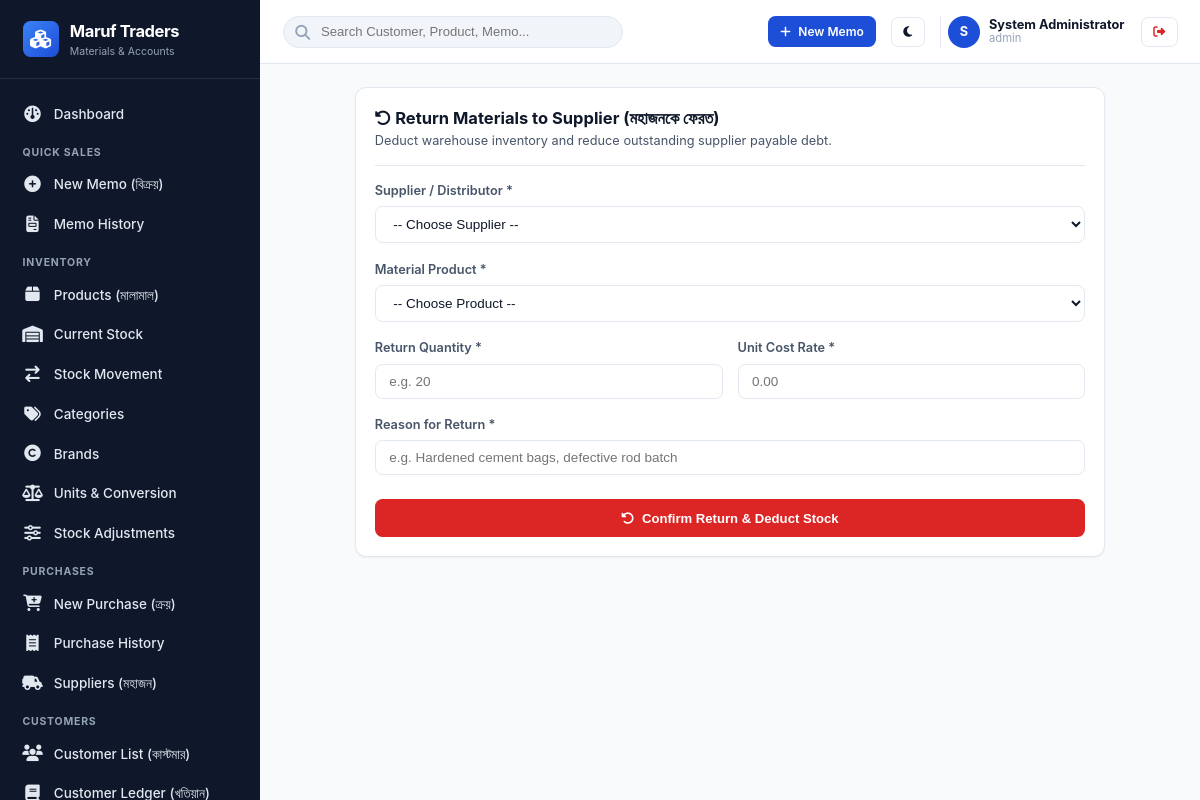
Screenshot of /modules/purchases/purchase-returns.php (signed in) with the database file from the repository.
### tables this page shows
CREATE TABLE `shops` (
  `id` int(10) unsigned NOT NULL AUTO_INCREMENT,
  `shop_code` varchar(30) NOT NULL,
  `name` varchar(150) NOT NULL,
  `proprietor` varchar(100) DEFAULT NULL,
  `address` text NOT NULL,
  `phone` varchar(30) NOT NULL,
  `alt_phone` varchar(30) DEFAULT NULL,
  `email` varchar(100) DEFAULT NULL,
  `website` varchar(150) DEFAULT NULL,
  `invoice_prefix` varchar(10) NOT NULL DEFAULT 'MT',
  `currency_symbol` varchar(10) NOT NULL DEFAULT '৳',
  `currency_code` varchar(10) NOT NULL DEFAULT 'BDT',
  `currency_position` enum('before','after') NOT NULL DEFAULT 'before',
  `date_format` varchar(20) NOT NULL DEFAULT 'd-m-Y',
  `invoice_footer_shop` text DEFAULT NULL,
  `invoice_footer_customer` text DEFAULT NULL,
  `logo_url` varchar(255) DEFAULT NULL,
  `is_active` tinyint(1) NOT NULL DEFAULT 1,
  `created_at` timestamp NOT NULL DEFAULT current_timestamp(),
  `updated_at` timestamp NOT NULL DEFAULT current_timestamp() ON UPDATE current_timestamp(),
  PRIMARY KEY (`id`),
  UNIQUE KEY `shop_code` (`shop_code`)
);

CREATE TABLE `users` (
  `id` int(10) unsigned NOT NULL AUTO_INCREMENT,
  `shop_id` int(10) unsigned NOT NULL,
  `username` varchar(50) NOT NULL,
  `email` varchar(100) DEFAULT NULL,
  `password_hash` varchar(255) NOT NULL,
  `full_name` varchar(100) NOT NULL,
  `phone` varchar(30) DEFAULT NULL,
  `status` enum('active','inactive','suspended') NOT NULL DEFAULT 'active',
  `theme_preference` enum('light','dark','system') NOT NULL DEFAULT 'system',
  `last_login_at` datetime DEFAULT NULL,
  `last_login_ip` varchar(45) DEFAULT NULL,
  `created_at` timestamp NOT NULL DEFAULT current_timestamp(),
  `updated_at` timestamp NOT NULL DEFAULT current_timestamp() ON UPDATE current_timestamp(),
  PRIMARY KEY (`id`),
  UNIQUE KEY `username` (`username`),
  KEY `fk_users_shop` (`shop_id`),
  CONSTRAINT `fk_users_shop` FOREIGN KEY (`shop_id`) REFERENCES `shops` (`id`) ON DELETE CASCADE
);

### includes/helpers/functions.php (called while the page is built, shortened)
<?php
function e(?string $string): string
{
    return htmlspecialchars((string)($string ?? ''), ENT_QUOTES | ENT_SUBSTITUTE, 'UTF-8');
}
function getShop(int $shopId = 1): array
{
    static $shop = null;
    if ($shop !== null) {
        return $shop;
    }
    try {
        $pdo = Database::getConnection();
        $stmt = $pdo->prepare("SELECT * FROM shops WHERE id = :id AND is_active = 1 LIMIT 1");
        $stmt->execute(['id' => $shopId]);
        $shop = $stmt->fetch() ?: [
            'id' => 1,
            'name' => 'Construction Materials Supply',
            'shop_code' => 'SHOP001',
            'proprietor' => 'Proprietor',
            'address' => 'Shop Address',
            'phone' => '01700000000',
            'invoice_prefix' => 'MT',
            'currency_symbol' => '৳',
            'currency_code' => 'BDT',
            'currency_position' => 'before',
            'date_format' => 'd-m-Y',
            'invoice_footer_shop' => 'Shop Copy',
            'invoice_footer_customer' => 'Customer Copy'
        ];
    } catch (\Throwable $e) {
        $shop = [
            'id' => 1,
            'name' => 'Construction Materials Supply',
            'shop_code' => 'SHOP001',
            'phone' => '01700000000',
            'currency_symbol' => '৳',
            'currency_position' => 'before',
            'date_format' => 'd-m-Y'
        ];
    }
    return $shop;
}

### includes/auth/Auth.php (called while the page is built, shortened)
<?php
class Auth
{
    private static ?array $currentUser = null;
    private static ?array $permissions = null;
    public static function check(): bool
    {
        return !empty($_SESSION['user_id']);
    }
    public static function id(): ?int
    {
        return $_SESSION['user_id'] ?? null;
    }
    public static function user(): ?array
    {
        if (self::$currentUser !== null) {
            return self::$currentUser;
        }
        $userId = self::id();
        try {
            $pdo = Database::getConnection();
            $stmt = $pdo->prepare("SELECT * FROM users WHERE id = :id LIMIT 1");
            $stmt->execute(['id' => $userId]);
            self::$currentUser = $stmt->fetch() ?: null;
        } catch (\Throwable $e) {
            self::$currentUser = null;
        }
        return self::$currentUser;
    }
    private static function loadPermissions(int $userId): void
    {
        try {
            $pdo = Database::getConnection();
            $stmtRole = $pdo->prepare("SELECT r.slug FROM roles r
                                      JOIN user_roles ur ON r.id = ur.role_id
                                      WHERE ur.user_id = :uid");
            $stmtRole->execute(['uid' => $userId]);
            $roles = $stmtRole->fetchAll(PDO::FETCH_COLUMN);
            if (in_array('super_admin', $roles, true)) {
                self::$permissions = ['*'];
                return;
            }
            $stmtPerms = $pdo->prepare("SELECT DISTINCT p.slug
                                       FROM permissions p
                                       JOIN role_permissions rp ON p.id = rp.permission_id
                                       JOIN user_roles ur ON rp.role_id = ur.role_id
                                       WHERE ur.user_id = :uid");
            $stmtPerms->execute(['uid' => $userId]);
            self::$permissions = $stmtPerms->fetchAll(PDO::FETCH_COLUMN);
        } catch (\Throwable $e) {
            self::$permissions = [];
        }
    }
    public static function hasPermission(string $permissionSlug): bool
    {
        if (in_array('*', self::$permissions ?? [], true)) {
            return true;
        }
        return in_array($permissionSlug, self::$permissions ?? [], true);
    }
}

### modules/purchases/purchase-returns.php (the view, shortened to what this page needs)
<?php
$activeMenu = 'purchases';
$activeSub = 'purchase-returns';
require_once INCLUDES_PATH . '/templates/header.php';
require_once INCLUDES_PATH . '/templates/sidebar.php';
require_once INCLUDES_PATH . '/templates/navbar.php';
?>
<div class="card" style="max-width:750px;margin:0 auto;">
  <div class="card-header">
    <div>
      <h1 class="card-title"><i class="fa fa-rotate-left"></i> Return Materials to Supplier (মহাজনকে ফেরত)</h1>
      <p style="font-size:0.85rem;color:var(--text-secondary);">Deduct warehouse inventory and reduce outstanding supplier payable debt.</p>
    </div>
  </div>
  <form method="POST" action="">
    <div class="form-group">
      <label class="form-label">Supplier / Distributor *</label>
      <select name="supplier_id" class="form-control" required>
        <option value="">-- Choose Supplier --</option>
      </select>
    </div>
    <div class="form-group">
      <label class="form-label">Material Product *</label>
      <select name="product_id" id="ret-prod-select" class="form-control" onchange="document.getElementById('ret-cost-input').value = this.options[this.selectedIndex].getAttribute('data-cost')" required>
        <option value="">-- Choose Product --</option>
      </select>
    </div>
    <div style="display:grid;grid-template-columns:1fr 1fr;gap:1rem;">
      <div class="form-group">
        <label class="form-label">Return Quantity *</label>
        <input type="number" step="any" min="0.01" name="quantity" class="form-control" placeholder="e.g. 20" required>
      </div>
      <div class="form-group">
        <label class="form-label">Unit Cost Rate *</label>
        <input type="number" step="any" min="0" name="unit_cost" id="ret-cost-input" class="form-control" placeholder="0.00" required>
      </div>
    </div>
    <div class="form-group">
      <label class="form-label">Reason for Return *</label>
      <input type="text" name="reason" class="form-control" placeholder="e.g. Hardened cement bags, defective rod batch" required>
    </div>
    <button type="submit" class="btn btn-danger" style="width:100%;margin-top:0.5rem;">
      <i class="fa fa-rotate-left"></i> Confirm Return & Deduct Stock
    </button>
  </form>
</div>
<?php
require_once INCLUDES_PATH . '/templates/footer.php';
?>

### includes/templates/sidebar.php (shortened to what this page needs)
<?php
$activeMenu = $activeMenu ?? '';
$activeSub = $activeSub ?? '';
$shop = getShop();
?>
<aside class="app-sidebar" id="app-sidebar">
  <a href="<?= BASE_URL ?>/modules/dashboard/" class="sidebar-brand">
    <div class="brand-icon">
      <i class="fa fa-cubes"></i>
    </div>
    <div>
      <div class="brand-name"><?= e(mb_strimwidth($shop['name'] ?? 'Nirman ERP', 0, 18, '...')) ?></div>
      <div style="font-size:0.7rem;color:var(--text-sidebar-muted);">Materials & Accounts</div>
    </div>
  </a>
  <ul class="sidebar-menu">
    <?php if (Auth::hasPermission('dashboard.view')): ?>
      <li class="menu-item <?= $activeMenu === 'dashboard' ? 'active' : '' ?>">
        <a href="<?= BASE_URL ?>/modules/dashboard/">
          <span class="menu-icon"><i class="fa fa-gauge"></i></span>
          <span>Dashboard</span>
        </a>
      </li>
    <?php endif; ?>
    <li class="menu-category">Quick Sales</li>
    <?php if (Auth::hasPermission('sales.create')): ?>
      <li class="menu-item <?= $activeSub === 'new-memo' ? 'active' : '' ?>">
        <a href="<?= BASE_URL ?>/modules/sales/new-memo.php">
          <span class="menu-icon"><i class="fa fa-plus-circle"></i></span>
          <span>New Memo (বিক্রয়)</span>
        </a>
      </li>
    <?php endif; ?>
    <?php if (Auth::hasPermission('sales.view')): ?>
      <li class="menu-item <?= $activeSub === 'memo-history' ? 'active' : '' ?>">
        <a href="<?= BASE_URL ?>/modules/sales/memo-history.php">
          <span class="menu-icon"><i class="fa fa-file-invoice"></i></span>
          <span>Memo History</span>
        </a>
      </li>
    <?php endif; ?>
    <li class="menu-category">Inventory</li>
    <?php if (Auth::hasPermission('inventory.view')): ?>
      <li class="menu-item <?= $activeSub === 'products' ? 'active' : '' ?>">
        <a href="<?= BASE_URL ?>/modules/inventory/products.php">
          <span class="menu-icon"><i class="fa fa-box"></i></span>
          <span>Products (মালামাল)</span>
        </a>
      </li>
      <li class="menu-item <?= $activeSub === 'stock' ? 'active' : '' ?>">
        <a href="<?= BASE_URL ?>/modules/inventory/stock.php">
          <span class="menu-icon"><i class="fa fa-warehouse"></i></span>
          <span>Current Stock</span>
        </a>
      </li>
      <li class="menu-item <?= $activeSub === 'stock-movement' ? 'active' : '' ?>">
        <a href="<?= BASE_URL ?>/modules/inventory/stock-movement.php">
          <span class="menu-icon"><i class="fa fa-arrow-right-arrow-left"></i></span>
          <span>Stock Movement</span>
        </a>
      </li>
    <?php endif; ?>
    <?php if (Auth::hasPermission('inventory.manage')): ?>
      <li class="menu-item <?= $activeSub === 'categories' ? 'active' : '' ?>">
        <a href="<?= BASE_URL ?>/modules/inventory/categories.php">
          <span class="menu-icon"><i class="fa fa-tags"></i></span>
          <span>Categories</span>
        </a>
      </li>
      <li class="menu-item <?= $activeSub === 'brands' ? 'active' : '' ?>">
        <a href="<?= BASE_URL ?>/modules/inventory/brands.php">
          <span class="menu-icon"><i class="fa fa-copyright"></i></span>
          <span>Brands</span>
        </a>
      </li>
      <li class="menu-item <?= $activeSub === 'units' ? 'active' : '' ?>">
        <a href="<?= BASE_URL ?>/modules/inventory/units.php">
          <span class="menu-icon"><i class="fa fa-scale-balanced"></i></span>
          <span>Units & Conversion</span>
        </a>
      </li>
    <?php endif; ?>
    <?php if (Auth::hasPermission('inventory.adjust')): ?>
      <li class="menu-item <?= $activeSub === 'adjustments' ? 'active' : '' ?>">
        <a href="<?= BASE_URL ?>/modules/inventory/adjustments.php">
          <span class="menu-icon"><i class="fa fa-sliders"></i></span>
          <span>Stock Adjustments</span>
        </a>
      </li>
    <?php endif; ?>
    <li class="menu-category">Purchases</li>
    <?php if (Auth::hasPermission('purchase.create')): ?>
      <li class="menu-item <?= $activeSub === 'new-purchase' ? 'active' : '' ?>">
        <a href="<?= BASE_URL ?>/modules/purchases/new-purchase.php">
          <span class="menu-icon"><i class="fa fa-cart-plus"></i></span>
          <span>New Purchase (ক্রয়)</span>
        </a>
      </li>
    <?php endif; ?>
    <?php if (Auth::hasPermission('purchase.view')): ?>
      <li class="menu-item <?= $activeSub === 'purchase-history' ? 'active' : '' ?>">
        <a href="<?= BASE_URL ?>/modules/purchases/purchase-history.php">
          <span class="menu-icon"><i class="fa fa-receipt"></i></span>
          <span>Purchase History</span>
        </a>
      </li>
    <?php endif; ?>
    <?php if (Auth::hasPermission('supplier.view')): ?>
      <li class="menu-item <?= $activeSub === 'suppliers' ? 'active' : '' ?>">
        <a href="<?= BASE_URL ?>/modules/suppliers/list.php">
          <span class="menu-icon"><i class="fa fa-truck-field"></i></span>
          <span>Suppliers (মহাজন)</span>
        </a>
      </li>
    <?php endif; ?>
    <li class="menu-category">Customers</li>
    <?php if (Auth::hasPermission('customer.view')): ?>
      <li class="menu-item <?= $activeSub === 'customers' ? 'active' : '' ?>">
        <a href="<?= BASE_URL ?>/modules/customers/list.php">
          <span class="menu-icon"><i class="fa fa-users"></i></span>
          <span>Customer List (কাস্টমার)</span>
        </a>
      </li>
      <li class="menu-item <?= $activeSub === 'customer-ledger' ? 'active' : '' ?>">
        <a href="<?= BASE_URL ?>/modules/customers/ledger.php">
          <span class="menu-icon"><i class="fa fa-book"></i></span>
          <span>Customer Ledger (খতিয়ান)</span>
        </a>
      </li>
    <?php endif; ?>
  </ul>
</aside>

### includes/templates/navbar.php (shortened to what this page needs)
<?php
$currentUser = Auth::user();
?>
<main class="app-main">
  <header class="app-navbar no-print">
    <div class="navbar-left">
      <div class="global-search-container">
        <i class="fa fa-search global-search-icon"></i>
        <input type="text" class="global-search-input" id="global-search-input" placeholder="Search Customer, Product, Memo...">
      </div>
    </div>
    <div class="navbar-right">
      <?php if (Auth::hasPermission('sales.create')): ?>
        <a href="<?= BASE_URL ?>/modules/sales/new-memo.php" class="btn btn-primary btn-sm">
          <i class="fa fa-plus"></i> New Memo
        </a>
      <?php endif; ?>
      <button class="btn btn-secondary btn-sm" id="theme-toggle-btn" title="Toggle Light / Dark Mode">
        <i class="fa fa-moon"></i>
      </button>
      <div style="display:flex;align-items:center;gap:0.6rem;padding-left:0.5rem;border-left:1px solid var(--border-color);">
        <div style="width:32px;height:32px;border-radius:var(--radius-full);background:var(--primary);color:#fff;display:flex;align-items:center;justify-content:center;font-weight:700;font-size:0.85rem;">
          <?= strtoupper(substr($currentUser['full_name'] ?? 'U', 0, 1)) ?>
        </div>
        <div style="font-size:0.85rem;line-height:1.2;">
          <div style="font-weight:700;"><?= e($currentUser['full_name'] ?? 'User') ?></div>
          <div style="font-size:0.75rem;color:var(--text-muted);"><?= e($currentUser['username'] ?? '') ?></div>
        </div>
        <a href="<?= BASE_URL ?>/modules/auth/logout.php" class="btn btn-secondary btn-sm" title="Log Out" style="margin-left:0.5rem;color:var(--danger);">
          <i class="fa fa-right-from-bracket"></i>
        </a>
      </div>
    </div>
  </header>
  <div class="app-content">

### rows the page displays
shops: name "Maruf Traders"
users: full_name "S", full_name "System Administrator", username "admin"
